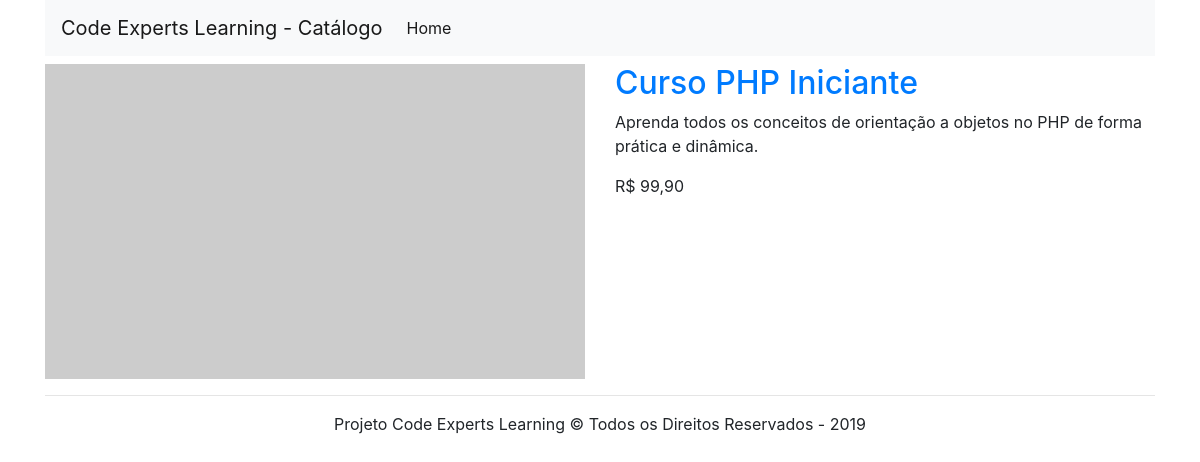
Page /product/9 on the committed database.
### tables this page shows
CREATE TABLE `products` (
  `id` int(11) NOT NULL AUTO_INCREMENT,
  `category_id` int(11) DEFAULT NULL,
  `name` varchar(255) DEFAULT NULL,
  `price` float(10,2) DEFAULT NULL,
  `amount` int(11) DEFAULT NULL,
  `description` text,
  `slug` varchar(255) DEFAULT NULL,
  `created_at` datetime DEFAULT NULL,
  `updated_at` datetime DEFAULT NULL,
  PRIMARY KEY (`id`)
);

### src/View/View.php (called while the page is built, shortened)
<?php
class View
{
    private $view;
    public function __construct($view)
    {
        $this->view = $view;
        require VIEWS_INCLUDES_PATH . 'header.phtml';
    }
    public function render()
    {
        require VIEWS_PATH . $this->view;
        require VIEWS_INCLUDES_PATH . 'footer.phtml';
        return ob_get_clean();
    }
}

### src/Controller/ProductController.php (called while the page is built, shortened)
<?php
class ProductController
{
    public function index($id)
    {
        $id = (int) $id;
        $pdo = Connection::getInstance();
        $view = new View('site' . DIRECTORY_SEPARATOR . 'single.phtml');
        $view->product = (new Product($pdo))->find($id);
        return $view->render();
    }
}

### src/DB/Entity.php (called while the page is built, shortened)
<?php
abstract class Entity
{
    private $conn;
    public function __construct(PDO $conn)
    {
        $this->conn = $conn;
    }
    public function find(int $id)
    {
        $sql = 'SELECT * FROM products WHERE id = :id';
        $get = $this->conn->prepare($sql);
        $get->bindValue(':id', $id, PDO::PARAM_INT);
        $get->execute();
        return $get->fetch(PDO::FETCH_ASSOC);
    }
}

### views/site/single.phtml (the view)
<div class="row">
    <div class="col-6">
        <img src="http://via.placeholder.com/600x350?text=<?= $this->product['name'];?>" alt="" class="img-fluid">
    </div>
    <div class="col-6">
        <h2><a href="<?= HOME;?>/product/<?= $this->product['id'];?>"><?= $this->product['name'];?></a></h2>
        <p><?= $this->product['description'];?></p>
        <p>R$ <?=number_format($this->product['price'], 2, ',', '.');?></p>
    </div>
</div>

### rows in the picture
products: name "Curso PHP Iniciante", description "Aprenda todos os conceitos de orientação a objetos no PHP de forma prática e dinâmica.", price "99,90"
